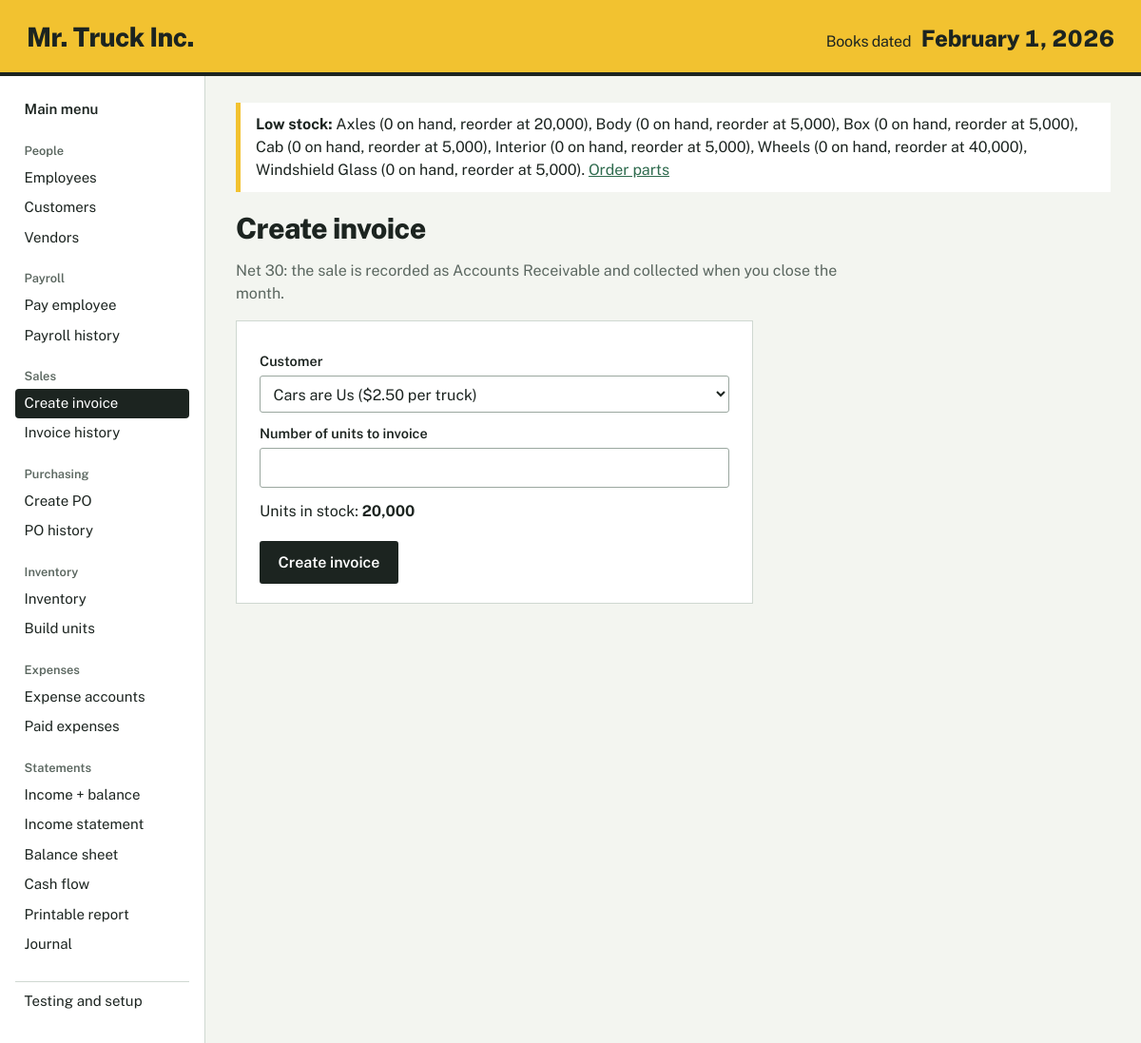
Screenshot of /invoice with the database file from the repository.
### tables this page shows
CREATE TABLE settings (key TEXT PRIMARY KEY, value TEXT NOT NULL);

CREATE TABLE parts (
    id INTEGER PRIMARY KEY, name TEXT NOT NULL UNIQUE,
    vendor_id INTEGER NOT NULL REFERENCES vendors(id),
    unit_cost REAL NOT NULL,
    qty_per_unit INTEGER NOT NULL DEFAULT 0,      -- bill of materials
    qty_on_hand INTEGER NOT NULL DEFAULT 0,
    value REAL NOT NULL DEFAULT 0,                -- total cost of parts on hand
    reorder_point INTEGER NOT NULL DEFAULT 0);

### app.py (the view)
@app.route("/invoice", methods=["GET", "POST"])
def create_invoice():
    if request.method == "POST":
        return perform(lambda c: acct.create_invoice(c, request.form.get("customer_id"), request.form.get("qty")),
                       "invoices", "create_invoice")
    conn = get_db()
    custs = conn.execute("SELECT * FROM customers ORDER BY company").fetchall()
    return render_template("invoice.html", title="Create invoice", customers=custs, in_stock=acct.fg_qty(conn))

### accounting.py (called while the page is built)
def get_setting(conn, key, default=None):
    row = conn.execute("SELECT value FROM settings WHERE key = ?", (key,)).fetchone()
    return row["value"] if row else default

def today(conn):
    return get_setting(conn, "current_date")

def fg_qty(conn):
    return int(get_setting(conn, "fg_qty", 0))

def low_stock(conn):
    return conn.execute(
        "SELECT name, qty_on_hand, reorder_point FROM parts "
        "WHERE reorder_point > 0 AND qty_on_hand <= reorder_point ORDER BY name"
    ).fetchall()

### app.py (called while the page is built)
def get_db():
    if "db" not in g:
        g.db = dbm.connect()
        dbm.ensure_initialized(g.db)
    return g.db

@app.template_filter("money")
def money(v):
    v = float(v or 0)
    s = f"${abs(v):,.2f}"
    return f"−{s}" if v < 0 else s

@app.template_filter("longdate")
def longdate(iso):
    d = date.fromisoformat(iso)
    return f"{d:%B} {d.day}, {d.year}"

@app.context_processor
def inject_globals():
    conn = get_db()
    return {
        "book_date": acct.today(conn),
        "low_stock": acct.low_stock(conn),
        "fmt": fmt,
    }

### db.py (called while the page is built)
def connect(path=None):
    conn = sqlite3.connect(path or DB_PATH)
    conn.row_factory = sqlite3.Row
    conn.execute("PRAGMA foreign_keys = ON")
    return conn

def is_initialized(conn):
    row = conn.execute("SELECT name FROM sqlite_master WHERE type='table' AND name='settings'").fetchone()
    return row is not None

def ensure_initialized(conn):
    if not is_initialized(conn):
        reset(conn)

### templates/invoice.html
{% extends "base.html" %}
{% block content %}
<h1>Create invoice</h1>
<p class="lede">Net 30: the sale is recorded as Accounts Receivable and collected when you close the month.</p>
<form method="post" class="form inline">
  <label for="customer_id">Customer</label>
  <select id="customer_id" name="customer_id" required>
    {% for c in customers %}<option value="{{ c.id }}">{{ c.company }} ({{ c.price|money }} per truck)</option>{% endfor %}
  </select>
  <label for="qty">Number of units to invoice</label>
  <input id="qty" name="qty" type="number" min="1" max="{{ in_stock }}" required>
  <p class="stock">Units in stock: <b>{{ "{:,}".format(in_stock) }}</b>{% if in_stock == 0 %} (<a href="{{ url_for('build') }}">build units</a> first){% endif %}</p>
  <button type="submit">Create invoice</button>
</form>
{% endblock %}

### templates/base.html (shortened to what this page needs)
<!doctype html>
<html lang="en">
<head>
  <link rel="stylesheet" href="{{ url_for('static', filename='style.css') }}">
</head>
<body>
  <header class="band">
    <a class="brand" href="{{ url_for('index') }}">Mr. Truck Inc.</a>
    <p class="book-date"><span>Books dated</span> {{ book_date|longdate }}</p>
  </header>
  <div class="shell">
    <nav class="side" aria-label="Main">
      <a class="nav-home {{ 'on' if request.endpoint == 'index' }}" href="{{ url_for('index') }}">Main menu</a>
      {% for heading, links in groups %}
        <p class="nav-h">{{ heading }}</p>
        {% for ep, label in links %}
          <a class="{{ 'on' if request.endpoint == ep }}" href="{{ url_for(ep) }}">{{ label }}</a>
        {% endfor %}
      {% endfor %}
      <a class="nav-test {{ 'on' if request.endpoint == 'testing' }}" href="{{ url_for('testing') }}">Testing and setup</a>
    </nav>
    <main>
      {% if low_stock %}
        <div class="notice warn" role="status">
          <strong>Low stock:</strong>
          {% for p in low_stock %}{{ p.name }} ({{ "{:,}".format(p.qty_on_hand) }} on hand, reorder at {{ "{:,}".format(p.reorder_point) }}){{ ", " if not loop.last }}{% endfor %}.
          <a href="{{ url_for('create_po') }}">Order parts</a>
        </div>
      {% endif %}
      {% block content %}{% endblock %}
    </main>
  </div>
</body>
</html>

### static/style.css (style rules this page uses)
:root { --paper: #F3F5F0; --sheet: #FFFFFF; --ink: #1C2420; --muted: #5B6760; --rule: #CFD8D1; --ledger: #2F6B4E; --ledger-soft: #EAF2EC; --truck: #F2C230; --alert: #A3301C; --alert-soft: #FBEAE6; --font: "Public Sans", "Segoe UI", system-ui, -apple-system, sans-serif; }
* { box-sizing: border-box; }
html { font-size: 16px; }
body { margin: 0; background: var(--paper); color: var(--ink); font-family: var(--font); line-height: 1.5; }
a { color: var(--ledger); }
.band { display: flex; align-items: baseline; justify-content: space-between; flex-wrap: wrap; gap: .5rem 2rem; background: var(--truck); color: var(--ink); padding: 1.1rem 1.75rem 1rem; border-bottom: 4px solid var(--ink); }
.brand { font-weight: 800; font-size: 1.75rem; letter-spacing: -.02em; color: var(--ink); text-decoration: none; }
.book-date { margin: 0; font-size: 1.5rem; font-weight: 800; letter-spacing: -.01em; font-variant-numeric: tabular-nums; }
.book-date span { font-weight: 400; font-size: 1rem; margin-right: .35rem; }
.shell { display: grid; grid-template-columns: 13.5rem 1fr; min-height: calc(100vh - 5rem); }
.side { border-right: 1px solid var(--rule); padding: 1.25rem 1rem 2rem; background: var(--sheet); }
.side a { display: block; padding: .28rem .6rem; border-radius: 4px; text-decoration: none; color: var(--ink); font-size: .94rem; }
.side a.on { background: var(--ink); color: #fff; }
.nav-h { margin: 1.1rem 0 .2rem .6rem; font-size: .8rem; font-weight: 600; color: var(--muted); }
.nav-home { font-weight: 600; }
.nav-test { margin-top: 1.4rem; border-top: 1px solid var(--rule); padding-top: .6rem !important; border-radius: 0 !important; }
main { padding: 1.75rem 2rem 3rem; max-width: 72rem; min-width: 0; }
h1 { font-size: 1.9rem; font-weight: 800; letter-spacing: -.02em; margin: 0 0 1rem; }
.lede { max-width: 42rem; color: var(--muted); margin-top: -.4rem; }
.notice { padding: .7rem 1rem; margin-bottom: 1rem; border-left: 5px solid var(--ledger); background: var(--sheet); }
.notice.warn { border-color: var(--truck); }
.form { background: var(--sheet); border: 1px solid var(--rule); padding: 1.25rem 1.5rem; max-width: 34rem; display: flex; flex-direction: column; }
.form label { font-weight: 600; font-size: .9rem; margin: .7rem 0 .25rem; }
input, select { font: inherit; padding: .5rem .6rem; border: 1px solid #9AA79F; border-radius: 3px; background: #fff; color: var(--ink); }
button, .button { font: inherit; font-weight: 600; cursor: pointer; border: 2px solid var(--ink); background: var(--ink); color: #fff; padding: .55rem 1.1rem; border-radius: 3px; text-decoration: none; display: inline-block; }
.form button { margin-top: 1.2rem; align-self: flex-start; }
.stock { margin: .8rem 0 0; }

### rows the page displays
settings: value "February 1, 2026"
parts: name "Axles", qty_on_hand "0", reorder_point "20,000", last ","
parts: name "Body", qty_on_hand "0", reorder_point "5,000", last ","
parts: name "Box", qty_on_hand "0", reorder_point "5,000", last ","
parts: name "Cab", qty_on_hand "0", reorder_point "5,000", last ","
parts: name "Interior", qty_on_hand "0", reorder_point "5,000", last ","
parts: name "Wheels", qty_on_hand "0", reorder_point "40,000", last ","
parts: name "Windshield Glass", qty_on_hand "0", reorder_point "5,000"

### other values shown
{{ heading }} "People" "Payroll" "Sales" "Purchasing" "Inventory" "Expenses" "Statements"
{{ label }} "Employees" "Customers" "Vendors" "Pay employee" "Payroll history" "Create invoice" "Invoice history" "Create PO" "PO history" "Inventory" "Build units" "Expense accounts" "Paid expenses" "Income + balance" "Income statement" "Balance sheet" "Cash flow" "Printable report" "Journal"
{{ "{:,}".format(in_stock) }} "20,000"
form field customer_id "Cars are Us ($2.50 per truck)"
